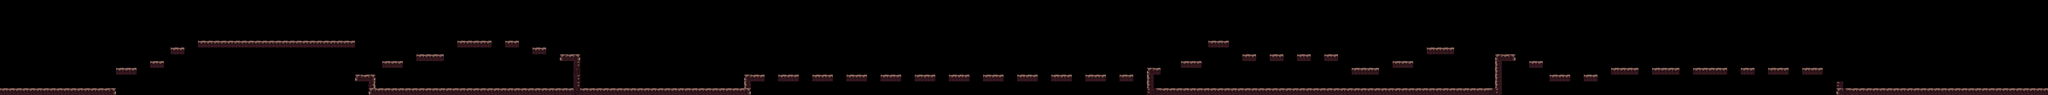

This game map was drawn from its Tiled (.tmx) file and the tilesets committed beside it. A one-line description and the trimmed map source follow:
An orthogonal 300x14 tile map with 16x16 px tiles, 1 tile layer (ground) and 82 objects (15x spike, 7x rock, 3x flame, flag, player).

<map version="1.4" tiledversion="1.4.2" orientation="orthogonal" renderorder="right-down" width="300" height="14" tilewidth="16" tileheight="16" infinite="0" nextlayerid="6" nextobjectid="83">
 <editorsettings>
  <export target="../levels/9.lua" format="lua" />
 </editorsettings>
 <tileset firstgid="1" name="tileset" tilewidth="16" tileheight="16" tilecount="36" columns="9">
  <image source="../../../graphics/tileset.png" width="144" height="64" />
 </tileset>
 <layer id="1" name="ground" width="300" height="14">
  <data>[4200 cells, 314 non-empty, 8 distinct tile ids]</data>
 </layer>
 <objectgroup color="#000000" id="5" name="object" visible="0">
  <object id="56" name="Flag" type="flag" x="4752" y="176" width="16" height="16" />
  <object id="58" name="Flame" type="flame" x="544" y="48" width="16" height="16" />
  <object id="59" name="Flame" type="flame" x="656" y="48" width="16" height="16" />
  <object id="60" name="Flame" type="flame" x="800" y="48" width="16" height="16" />
  <object id="61" name="Spike" type="spike" x="912.061" y="128" width="16" height="16" />
  <object id="62" name="Spike" type="spike" x="512" y="80" width="16" height="16" />
  <object id="63" name="Spike" type="spike" x="1008" y="112" width="16" height="16" />
  <object id="64" name="Spike" type="spike" x="528" y="80" width="16" height="16" />
  <object id="65" name="Spike" type="spike" x="576" y="80" width="16" height="16" />
  <object id="66" name="Spike" type="spike" x="592" y="80" width="16" height="16" />
  <object id="67" name="Spike" type="spike" x="640" y="80" width="16" height="16" />
  <object id="68" name="Spike" type="spike" x="656" y="80" width="16" height="16" />
  <object id="69" name="Spike" type="spike" x="1120" y="79.5" width="16" height="16" />
  <object id="70" name="Spike" type="spike" x="704" y="80" width="16" height="16" />
  <object id="71" name="Spike" type="spike" x="720" y="80" width="16" height="16" />
  <object id="72" name="Spike" type="spike" x="768" y="80" width="16" height="16" />
  <object id="73" name="Spike" type="spike" x="784" y="80" width="16" height="16" />
  <object id="74" name="Spike" type="spike" x="1088" y="80" width="16" height="16" />
  <object id="82" name="Spike" type="spike" x="4000" y="144" width="16" height="16" />
 </objectgroup>
 <objectgroup id="3" name="powerup" visible="0" />
 <objectgroup color="#ff0000" id="4" name="entity" visible="0">
  <object id="57" name="Player" type="player" x="32" y="176" width="16" height="16" />
  <object id="75" name="Rock" type="rock" x="928" y="192" width="16" height="16" />
  <object id="76" name="Rock" type="rock" x="1248" y="192" width="16" height="16" />
  <object id="77" name="Rock" type="rock" x="1392" y="192" width="16" height="16" />
  <object id="78" name="Rock" type="rock" x="1680" y="192" width="16" height="16" />
  <object id="79" name="Rock" type="rock" x="2752" y="192" width="16" height="16" />
  <object id="80" name="Rock" type="rock" x="4416" y="192" width="16" height="16" />
  <object id="81" name="Rock" type="rock" x="3456" y="192" width="16" height="16" />
 </objectgroup>
 <objectgroup color="#0055ff" id="2" name="solid" visible="0">
  <object id="1" x="-1" y="0" width="1" height="208">
   <properties>
    <property name="collidable" type="bool" value="true" />
   </properties>
  </object>
  <object id="2" x="0" y="208" width="272" height="16">
   <properties>
    <property name="collidable" type="bool" value="true" />
   </properties>
  </object>
  <object id="3" x="272" y="160" width="48" height="16">
   <properties>
    <property name="collidable" type="bool" value="true" />
   </properties>
  </object>
  <object id="4" x="352" y="144" width="32" height="16">
   <properties>
    <property name="collidable" type="bool" value="true" />
   </properties>
  </object>
  <object id="5" x="400" y="112" width="32" height="16">
   <properties>
    <property name="collidable" type="bool" value="true" />
   </properties>
  </object>
  <object id="6" x="464" y="96" width="368" height="16">
   <properties>
    <property name="collidable" type="bool" value="true" />
   </properties>
  </object>
  <object id="7" x="832" y="176" width="48" height="16">
   <properties>
    <property name="collidable" type="bool" value="true" />
   </properties>
  </object>
  <object id="8" x="864" y="192" width="16" height="32">
   <properties>
    <property name="collidable" type="bool" value="true" />
   </properties>
  </object>
  <object id="9" x="896" y="144" width="48" height="16">
   <properties>
    <property name="collidable" type="bool" value="true" />
   </properties>
  </object>
  <object id="10" x="976" y="128" width="64" height="16">
   <properties>
    <property name="collidable" type="bool" value="true" />
   </properties>
  </object>
  <object id="11" x="880" y="208" width="880" height="16">
   <properties>
    <property name="collidable" type="bool" value="true" />
   </properties>
  </object>
  <object id="12" x="1072" y="96" width="80" height="16">
   <properties>
    <property name="collidable" type="bool" value="true" />
   </properties>
  </object>
  <object id="13" x="1184" y="96" width="32" height="16">
   <properties>
    <property name="collidable" type="bool" value="true" />
   </properties>
  </object>
  <object id="14" x="1248" y="112" width="32" height="16">
   <properties>
    <property name="collidable" type="bool" value="true" />
   </properties>
  </object>
  <object id="15" x="1312" y="128" width="48" height="16">
   <properties>
    <property name="collidable" type="bool" value="true" />
   </properties>
  </object>
  <object id="16" x="1344" y="144" width="16" height="64">
   <properties>
    <property name="collidable" type="bool" value="true" />
   </properties>
  </object>
  <object id="17" x="1744" y="192" width="16" height="16">
   <properties>
    <property name="collidable" type="bool" value="true" />
   </properties>
  </object>
  <object id="18" x="1744" y="176" width="48" height="16">
   <properties>
    <property name="collidable" type="bool" value="true" />
   </properties>
  </object>
  <object id="19" x="1824" y="176" width="48" height="16">
   <properties>
    <property name="collidable" type="bool" value="true" />
   </properties>
  </object>
  <object id="20" x="1904" y="176" width="48" height="16">
   <properties>
    <property name="collidable" type="bool" value="true" />
   </properties>
  </object>
  <object id="21" x="1984" y="176" width="48" height="16">
   <properties>
    <property name="collidable" type="bool" value="true" />
   </properties>
  </object>
  <object id="22" x="2064" y="176" width="48" height="16">
   <properties>
    <property name="collidable" type="bool" value="true" />
   </properties>
  </object>
  <object id="23" x="2144" y="176" width="48" height="16">
   <properties>
    <property name="collidable" type="bool" value="true" />
   </properties>
  </object>
  <object id="24" x="2224" y="176" width="48" height="16">
   <properties>
    <property name="collidable" type="bool" value="true" />
   </properties>
  </object>
  <object id="25" x="2304" y="176" width="48" height="16">
   <properties>
    <property name="collidable" type="bool" value="true" />
   </properties>
  </object>
  <object id="26" x="2384" y="176" width="48" height="16">
   <properties>
    <property name="collidable" type="bool" value="true" />
   </properties>
  </object>
  <object id="27" x="2464" y="176" width="48" height="16">
   <properties>
    <property name="collidable" type="bool" value="true" />
   </properties>
  </object>
  <object id="28" x="2544" y="176" width="48" height="16">
   <properties>
    <property name="collidable" type="bool" value="true" />
   </properties>
  </object>
  </objectgroup>
</map>
<!-- 27 of 82 objects omitted -->
